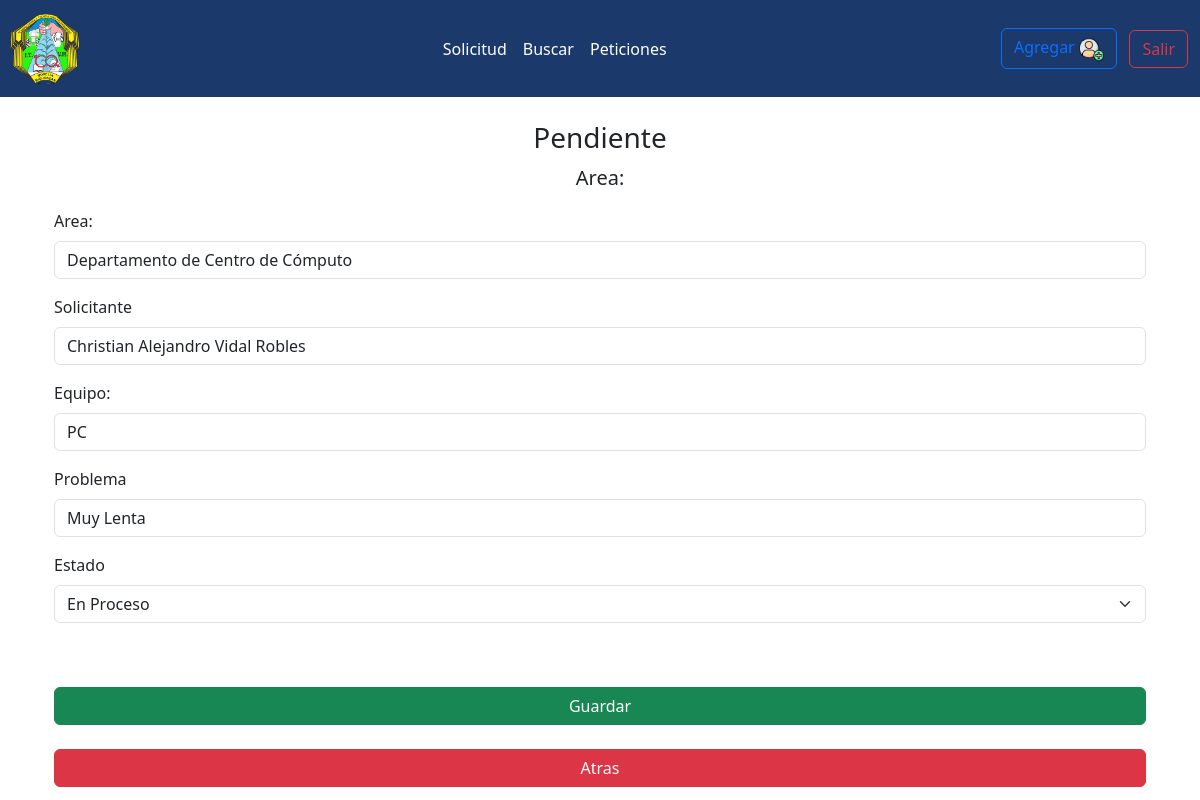
Page /editarPendinete3/6 (signed in) on the committed database.
### peticiones/models.py (models this page shows, shortened)
class Peticion(models.Model):
    id=models.AutoField(primary_key=True)
    area=models.ForeignKey(Area,on_delete=models.SET_NULL,blank=False,null=True)
    personal=models.ForeignKey(Personal,on_delete=models.SET_NULL,blank=False,null=True)
    equipo=models.ForeignKey(Equipo,on_delete=models.SET_NULL,blank=False,null=True)
    problema=models.ForeignKey(Problema,on_delete=models.SET_NULL,blank=False,null=True)
    os_choices ={
        ('Pendiente', 'Pendiente'),
        ('En Proceso','En Proceso'),
        ('Finalizada','Finalizada'),
    }
    estado=models.CharField(max_length=20,default="Pendiente",choices=os_choices)
    fsolicitud=models.DateTimeField(auto_now_add=True)
    class Meta:
        verbose_name= "Peticion"
        verbose_name_plural= "Peticiones"

class Area(models.Model):
    name=models.CharField(max_length=120)
    class Meta:
        verbose_name= "Area"
        verbose_name_plural= "Areas"
    def __str__(self):
        return self.name

class Personal(models.Model):
    area=models.ForeignKey(Area,on_delete=models.CASCADE)
    name=models.CharField(max_length=120)
    class Meta:
        verbose_name= "Personal"
        verbose_name_plural= "Personal"
    def __str__(self):
        return self.name

class Equipo(models.Model):
    name=models.CharField(max_length=40)
    class Meta:
        verbose_name= "Equipo"
        verbose_name_plural= "Equipos"
    def __str__(self):
        return self.name

class Problema(models.Model):
    equipo=models.ForeignKey(Equipo,on_delete=models.CASCADE)
    name=models.CharField(max_length=40)
    class Meta:
        verbose_name= "Problema"
        verbose_name_plural= "Problemas"
    def __str__(self):
        return self.name

### peticiones/views.py (the view)
# urls.py: path('editarPendinete3/<int:id>',views.editar3,name='editar3'),
def editar3(request,id,):
    pendientes= get_object_or_404(Peticion,id=id)
    return render(request,"editarpendiente3.html",{'pendientes':pendientes})

### peticiones/templatetags/user_tags.py (called while the page is built)
@register.filter(name='has_group')
def has_group(user, group_name):
    group = Group.objects.filter(name=group_name)
    if group:
        group = group.first()
        return group in user.groups.all()
    else:
        return False

### peticiones/templates/editarpendiente3.html (shortened to what this page needs)
{%extends 'base.html'%}
{%load crispy_forms_tags%}
{%block content%}
<h3 class="text-center">Pendiente</h3>
<body>
  <div class="container">
    <form class="form-horizontal" action="/editarPendiente2/" method="post" role="form">
     <figure class="text-center">
      <blockquote class="blockquote">
        <p>Area:</p>
      </blockquote>
    </figure>
    <div class="mb-3">
      <label for="disabledTextInput" class="form-label">Area:</label>
      <input type="text" id="disabledTextInput" value="{{pendientes.area}}" class="form-control" placeholder="Disabled input">
    </div>
    <div class="mb-3">
      <label for="disabledTextInput" class="form-label">Solicitante</label>
      <input type="text" id="disabledTextInput" value="{{pendientes.personal}}" class="form-control" placeholder="Disabled input">
    </div>
    <div class="mb-3">
      <label for="disabledTextInput" class="form-label">Equipo:</label>
      <input type="text" id="disabledTextInput" value="{{pendientes.equipo}}" class="form-control" placeholder="Disabled input">
    </div>
    <div class="mb-3">
      <label for="disabledTextInput" class="form-label">Problema</label>
      <input type="text" id="disabledTextInput" value="{{pendientes.problema}}" class="form-control" placeholder="Disabled input">
    </div>
    <div class="mb-3">
      <label for="disabledTextInput" class="form-label">Estado</label>
      <select name="Estado" class="form-select">
        <option selected>{{pendientes.estado}}</option>
      </select>
    </div>
<br>
        <br>
        <div class="d-grid gap-2">
          <button type="submit" class="btn btn-success btn-block text-white">Guardar</button>
        </div>
        <br>
        <div class="d-grid gap-2">
          <button type="submit" class="btn btn-danger btn-block text-white">Atras</button>
        </div>
  </form>
  </div>
</body>
{%endblock%}

### rows in the picture
Peticion: area "Departamento de Centro de Cómputo", personal "Christian Alejandro Vidal Robles", equipo "PC", problema "Muy Lenta", Estado "En Proceso"
